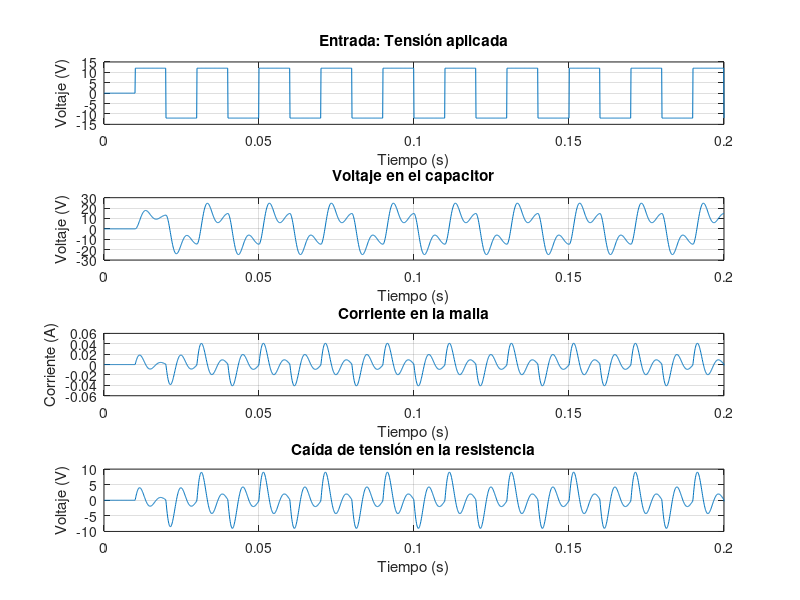

Here is the MATLAB script that generated this plot:
% Actividad 1 - Ítem 1
close all; clear all; clc
pkg load control

% Parámetros del circuito
R = 220; % Resistencia [Ω]
L = 500e-3; % Inductancia [Hy]
C = 2.2e-6; % Capacitancia [F]

% Matrices del sistema en variables de estado
A = [-R/L, -1/L; 1/C, 0];
B = [1/L; 0];
C_i = [1, 0]; % Salida: I (primera variable de estado)
C_vc = [0, 1]; % Salida: VC (segunda variable de estado)
C_vr = [R, 0]; % Salida: VR (IL*R)

% La matriz C se da así dado que el vector de estados es [I VC]

% Tiempo de simulación con 10 ms de entrada 0V
t = 0:1e-4:0.2;
u = zeros(size(t)); % Inicializar la entrada con ceros
u(t > 0.01) = 12*(-1).^(floor((t(t > 0.01) - 0.01)/0.01));

% Los cambios de signo de "u" son gracias al factor (-1) y su exponente, éste
% hace un recuento de los periodos de 10 ms que van ocurriendo y de esa manera
% el factor (-1), debido a que floor convierte el exponente en valores enteros,
% se transforma en una secuencia de "1" y "-1" que le dan el signo a "u".

% Almacenamos valores de cada salida en función del tiempo y la excitación
[y_vc, t_out] = lsim(ss(A, B, C_vc), u, t); % VC
[y_i, ~] = lsim(ss(A, B, C_i), u, t); % I
[y_vr, ~] = lsim(ss(A, B, C_vr), u, t); % VR

% La función "ss" crea un objeto de espacio de estados basado en las
% matrices de su argumento.
% Se utiliza "~" ya que los mismos valores se guardan en "t_out"

% Graficar resultados
figure;

subplot(4, 1, 1);
plot(t_out, u); % Grafica la tensión de entrada
title('Entrada: Tensión aplicada');
xlabel('Tiempo (s)');
ylabel('Voltaje (V)');
grid on;

subplot(4, 1, 2);
plot(t_out, y_vc); % Grafica el voltaje sobre el capacitor
title('Voltaje en el capacitor');
xlabel('Tiempo (s)');
ylabel('Voltaje (V)');
grid on;

subplot(4, 1, 3);
plot(t_out, y_i); % Grafica la corriente en la malla
title('Corriente en la malla');
xlabel('Tiempo (s)');
ylabel('Corriente (A)');
grid on;

subplot(4, 1, 4);
plot(t_out, y_vr); % Grafica la tensión sobre la resistencia
title('Caída de tensión en la resistencia');
xlabel('Tiempo (s)');
ylabel('Voltaje (V)');
grid on;
